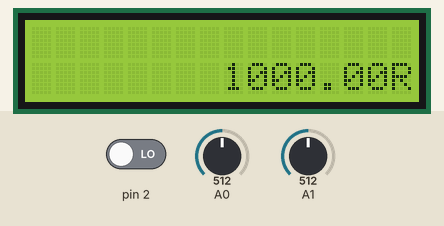
Simulated run of this sketch. Board: Arduino Uno, built with avr-gcc and run on an emulated ATmega328P. Shown: 16×2 character LCD. Inputs (shaded band) come from the test bench; at power-on: A1 = 512, pin 2 LOW, A0 = 512.

Above: at 1.2 s.
1.3 s: A1 set to 0
At 3.0 s:
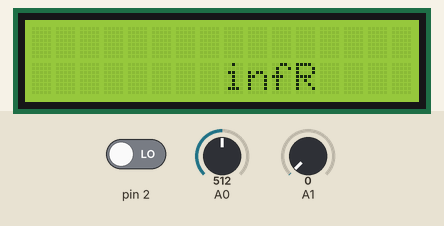
3.6 s: pin 2 driven HIGH
At 5.2 s:
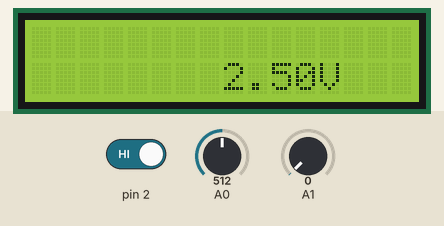
5.6 s: pin 2 driven LOW
At 7.3 s:
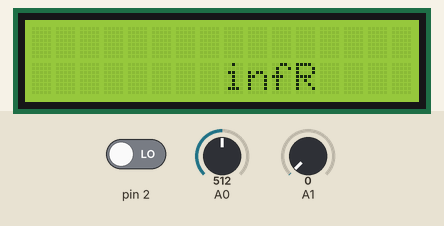
7.6 s: A1 set to 122
At 8.9 s:
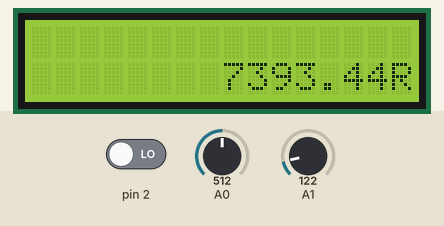
9.6 s: pin 2 driven HIGH
At 11.4 s:
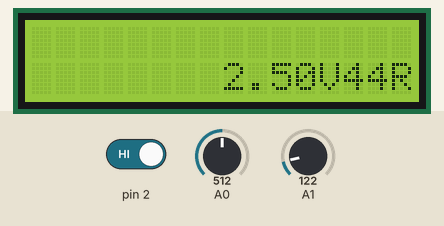
11.7 s: A0 set to 716
At 13.4 s:
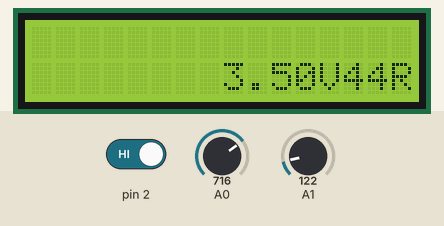
Timing chart, 0 to 14.7 s (numbered marks = the images above; inputs shaded):
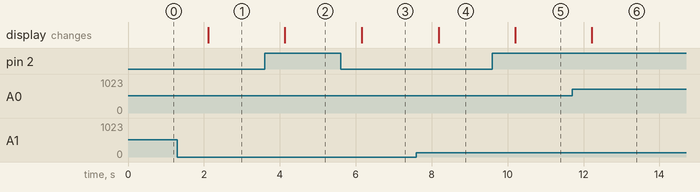

The sketch:

tp3_i2c.ino
```cpp
#include <LCD_I2C.h>

LCD_I2C lcd(0x27, 16, 2); // Default address of most PCF8574 modules, change according
#define PASVOLT (float)(5.0F/1024.0F)
void changeType();

void setup()
{
    lcd.begin(); // If you are using more I2C devices using the Wire library use lcd.begin(false)
                 // this stop the library(LCD_I2C) from calling Wire.begin()
    lcd.backlight();


    pinMode (2, INPUT);

    attachInterrupt(INT0, changeType, CHANGE);
}

volatile bool isVoltOrOhm=false;
void loop()
{
  // put your main code here, to run repeatedly:

  if (isVoltOrOhm) showVoltage();
  else showRes();

delay (1000);

}

void changeType() {
  isVoltOrOhm =!isVoltOrOhm;
}
void showVoltage(){
  // put your main code here, to run repeatedly:
  unsigned int palier=analogRead (A0);

  Serial.print ("Voici la valeur de tension :\t");
Serial.print (palier);
lcd.setCursor(8,1);
Serial.print ("     ");
float pasSortie=1;//33.5F/5.0F;
  Serial.println (palier *pasSortie*PASVOLT);

  lcd.setCursor(8,1);
  lcd.print(palier *pasSortie*PASVOLT);
  lcd.print ("V");

}

#define R1 1000.0F
void showRes() {
  unsigned int palier = analogRead(A1);
  float tensionEnA1 = palier * PASVOLT;
  float r2=R1*(5.0F/tensionEnA1) -R1;
  lcd.setCursor (8,1);
  lcd.print ("        ");
  lcd.setCursor(8,1);
  lcd.print(r2);
  lcd.print ("R");
}
```

Measured:
- after the input at 1.3 s, the display: changes after 0.81 s (image 1)
- after the input at 3.6 s, the display: changes after 0.53 s (image 2)
- after the input at 5.6 s, the display: changes after 0.55 s (image 3)
- after the input at 7.6 s, the display: changes after 0.58 s (image 4)
- after the input at 9.6 s, the display: changes after 0.61 s (image 5)
- after the input at 11.7 s, the display: changes after 0.52 s (image 6)
